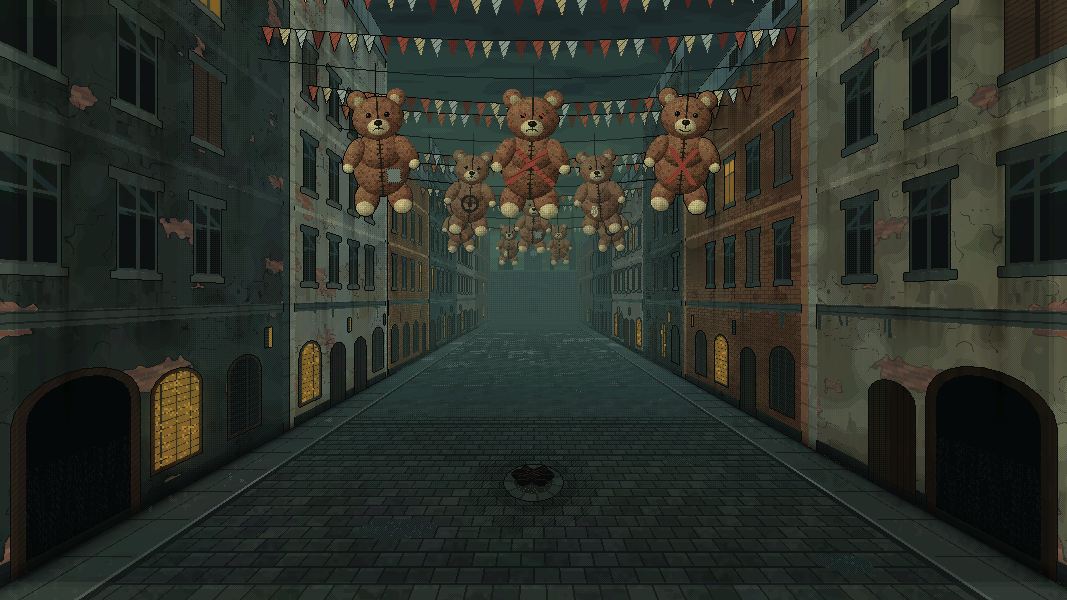
#> input picture tools/artgen/masters_1x/assets/images/backgrounds/BurningBearStreet.png, 1067 x 600 px; its folder holds only this picture in this run; the run also reads 1 picture not shown here
$ python grid2x.py bg masters_1x/assets/images/backgrounds/BurningBearStreet.png
#> lines starting #> are read from the running program, lines starting #| are printed output that depends on the picture
"""Snap art onto the game's 2x pixel grid (one art pixel = 2x2 screen pixels; the world is 533x300 shown x2).

The picture keeps its size, so no scene code changes: every 2x2 block becomes one colour, the block's own colour
closest to its mean (no new colours, edges stay crisp). Sprite edges keep their darkest pixel, so the 1 px outlines
survive. The 1x master is kept in tools/artgen/masters_1x/ (same relative path)
on the first run and whenever the asset is found off the grid (a fresh 1x export); otherwise runs start from it, so
re-running is safe.

  python3 tools/artgen/grid2x.py bg assets/images/backgrounds/crossroad.png [--signs crossroad]
  python3 tools/artgen/grid2x.py bg assets/images/backgrounds/Shed521_floors.png --text floors_bg   (textspec.py)
  python3 tools/artgen/grid2x.py bgs        every background, with its lettering (BGS) and the ink pass
  python3 tools/artgen/grid2x.py sheet assets/images/characters/priest.png --frame 128x128
"""
import argparse, collections, json, os, shutil, sys
from PIL import Image, ImageChops, ImageDraw

HERE = os.path.dirname(os.path.abspath(__file__))
REPO = os.path.dirname(os.path.dirname(HERE))
MASTERS = os.path.join(HERE, 'masters_1x')
K = 2
OUTLINE = (24, 20, 22, 255)
sys.path.insert(0, HERE)
from common import text_width, draw_text   # the backgrounds' own 3x5 sign font


def rep_down(img, k=K):
    """k x k blocks -> one pixel: the block's own colour closest to its mean. RGBA: a block is opaque when >= 40 % of
    it is (its colour from the opaque pixels only); an edge block with less keeps its darkest opaque pixel, so the
    sprites' own 1 px outlines and thin parts (a tail, a cable) survive as one art pixel instead of vanishing."""
    img = img.convert('RGBA')
    w, h = (img.width + k - 1) // k, (img.height + k - 1) // k
    pad = Image.new('RGBA', (w * k, h * k), (0, 0, 0, 0)); pad.paste(img, (0, 0))
    src, out = pad.load(), Image.new('RGBA', (w, h), (0, 0, 0, 0))
    dst = out.load()
    for by in range(h):
        for bx in range(w):
            px = [src[bx * k + i, by * k + j] for j in range(k) for i in range(k)]
            if any(0 < p[3] < 255 for p in px):
                # soft alpha (glows, shadows, soft edges): the block keeps its mean alpha, coloured by its most opaque
                # pixel nearest to the alpha-weighted mean colour
                vis = [p for p in px if p[3]]; wsum = sum(p[3] for p in vis)
                mr, mg, mb = (sum(p[c] * p[3] for p in vis) / wsum for c in range(3))
                best = min(vis, key=lambda p: (p[0] - mr) ** 2 + (p[1] - mg) ** 2 + (p[2] - mb) ** 2 - p[3])
                dst[bx, by] = best[:3] + (round(wsum / (k * k)),); continue
            op = [p for p in px if p[3] > 127]
            if not op: continue
            if len(op) < 0.4 * k * k:
                dk = min(op, key=lambda p: p[0] + p[1] + p[2]); dst[bx, by] = dk[:3] + (255,); continue
            mr, mg, mb = (sum(p[c] for p in op) / len(op) for c in range(3))
            best = min(op, key=lambda p: (p[0] - mr) ** 2 + (p[1] - mg) ** 2 + (p[2] - mb) ** 2)
            dst[bx, by] = best[:3] + (255,)
    return out


# [11 lines left out: function outline, not called in this run]


def up(low, size, k=K):
    return low.resize((low.width * k, low.height * k), Image.NEAREST).crop((0, 0) + size)


# ---- lettering: a halved 3x5 font is mush, so the signs are drawn again with one-art-pixel letters

def _mode(cols): return collections.Counter(cols).most_common(1)[0][0]


# [42 lines left out: functions _sign_colours, signs_crossroad, signs_spec, not called in this run]


def signs_entrycity(low, orig):
    """The overlook's signpost: its arrow shaft is 2 px on odd rows (419-420), so halving drops it; one art pixel."""
    ImageDraw.Draw(low).line([(932 // K, 419 // K + 1), (987 // K, 419 // K + 1)], fill=(200, 200, 172, 255))


SIGNS = {'crossroad': signs_crossroad, 'entrycity': signs_entrycity}


# [20 lines left out: function ink_pass, not called in this run]


def on_grid(img, k=K):
    """True when the picture is (nearly) all k x k blocks already, i.e. made by this script."""
#> called with k = 2
    im = img.convert('RGBA'); w, h = im.width // k * k, im.height // k * k
#> after `w, h = (im.width // k * k, im.height // k * k)`: w = 1066; h = 600
    im = im.crop((0, 0, w, h))
#> im: PIL image 1066x600 RGBA
    back = im.resize((w // k, h // k), Image.NEAREST).resize((w, h), Image.NEAREST)
    diff = ImageChops.difference(im, back).convert('L').point(lambda v: 255 if v > 8 else 0)
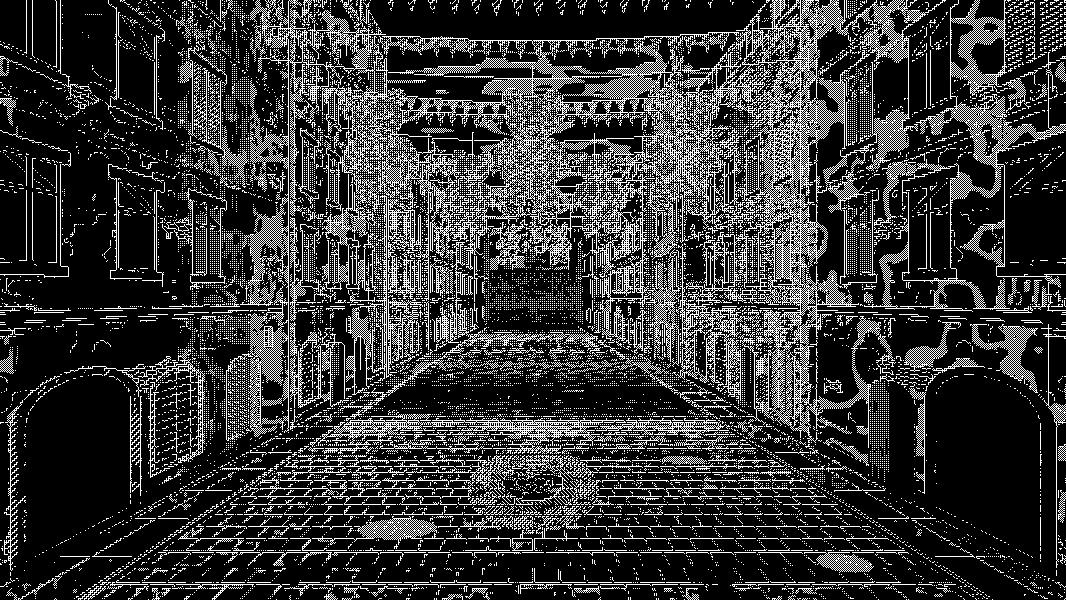
#> diff: PIL image 1066x600 L; 21% white in thin lines or dots
    return diff.histogram()[255] < 0.01 * w * h


def master(path, block=K):
    """The 1x original, kept in masters_1x. The first run copies it there; so does any later run that finds a picture
    off the grid in place of the converted one (a fresh export from a generator or Aseprite), so a re-run never
    converts a stale original over new work."""
    rel = os.path.relpath(os.path.abspath(path), REPO)
    m = os.path.join(MASTERS, rel)
    if not os.path.exists(m) or not on_grid(Image.open(path), block):
        os.makedirs(os.path.dirname(m), exist_ok=True); shutil.copy2(path, m)
    return Image.open(m)
#> returned value is the input picture: PIL image 1067x600 RGB; mean R, G, B 43.6, 48.2, 41.1


def do_bg(path, signs=None, text=None, ink=False):
    orig = master(path).convert('RGBA')
    low = rep_down(orig)
#> in rep_down, `pad = Image.new('RGBA', (w * k, h * k), (0, 0, 0, 0))`: pad: PIL image 1068x600 RGBA; every value is 0
#> in rep_down, `src, out = pad.load(), Image.new('RGBA', (w, h), (0, 0, 0, 0))`: out: PIL image 534x300 RGBA; every value is 0
    if signs: SIGNS[signs](low, orig)
    if text: signs_spec(low, orig, text)
    if ink: ink_pass(low)
    keep_alpha = orig.getchannel('A').getextrema()[0] < 255          # an overlay (a counter in front of the bg)
#> keep_alpha = False
    up(low, orig.size).convert('RGBA' if keep_alpha else 'RGB').save(path)


# [23 lines left out: functions do_sheet, do_atlas, not called in this run]


# every background of the game on the grid, with its lettering and ink: `grid2x.py bgs` re-runs them all
BGS = {
    'crossroad.png': {'signs': 'crossroad'}, 'EntryCity.png': {'signs': 'entrycity'},
    'Shed521_floors.png': {'text': 'floors_bg'}, 'Shed521_gate.png': {'text': 'gate_bg'},
    'ShedApplications.png': {'text': 'applications_bg'}, 'ScraperAmbra.png': {'text': 'ambra_bg'},
    'ShedMutationCourtyard.png': {'text': 'courtyard_bg'}, 'Shed521.png': {'text': 'shed521_bg'},
    'Shed521_growth.png': {'text': 'shed521_bg'}, 'Shed521_decay.png': {'text': 'shed521_bg'},
}
NOT_BGS = {'background.png', 'crossroad_corpse.png'}   # an unused old picture; the corpse is a sheet


# [7 lines left out: function do_bgs, not called in this run]


if __name__ == '__main__':
    ap = argparse.ArgumentParser()
    ap.add_argument('kind', choices=['bg', 'sheet', 'atlas', 'bgs'])
    ap.add_argument('path', nargs='?')
    ap.add_argument('--signs', choices=sorted(SIGNS))
    ap.add_argument('--text', help='a textspecs/<name>.json recorded by textspec.py (bg)')
    ap.add_argument('--ink', action='store_true', help='ink contours on the art grid (bg)')
    ap.add_argument('--frame', help='WxH of one frame (sheet)')
    ap.add_argument('--json', help='the atlas JSON (atlas)')
    ap.add_argument('--out', help='write the converted copy here, keep the original (sheet)')
    ap.add_argument('--block', type=int, default=K, help='texture px per art px (sheet): 4 for art shown at 0.5')
    ap.add_argument('--outline', action='store_true', help='add a dark ring round the silhouette (sheet)')
    a = ap.parse_args()
    if a.kind == 'bgs': do_bgs()
    elif a.kind == 'bg': do_bg(a.path, a.signs, a.text, a.ink)
    elif a.kind == 'atlas': do_atlas(a.path, a.json)
    else:
        fw, fh = map(int, a.frame.split('x'))
        do_sheet(a.path, fw, fh, a.outline, a.block, a.out)
    print('2x grid:', a.path or 'all backgrounds')
